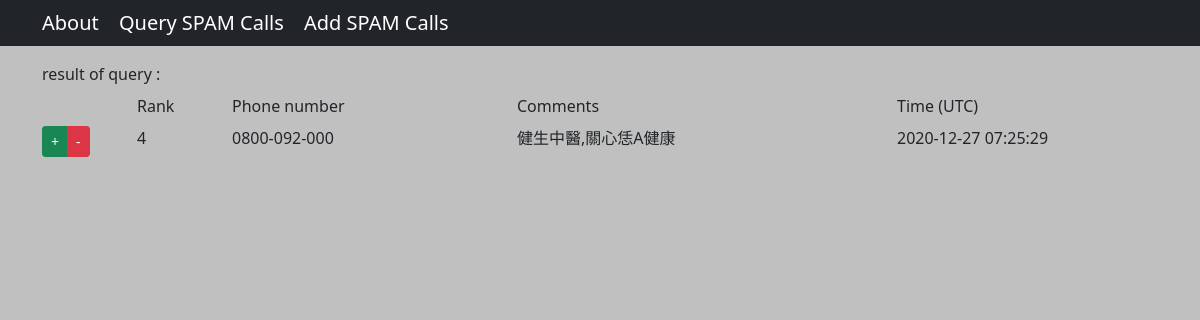
/rank_up/2, run on an earlier commit of the app's database.
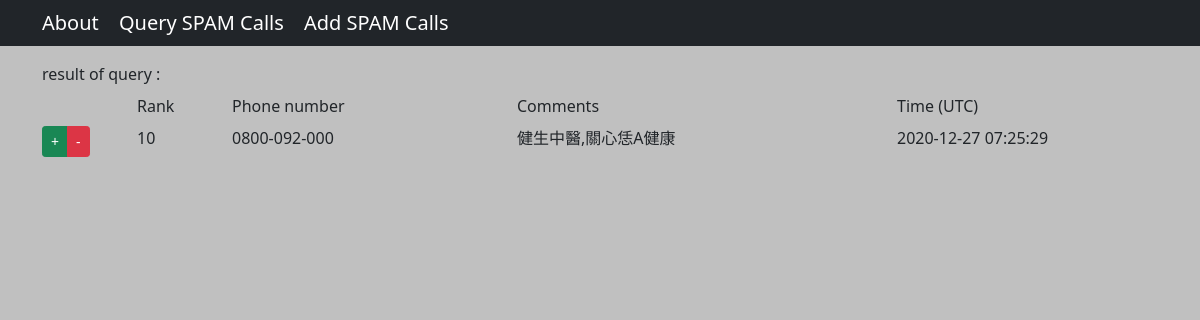
And on a later commit of the database.
### tables this page shows
CREATE TABLE calls (
            id INTEGER PRIMARY KEY AUTOINCREMENT,
            phone TEXT NOT NULL,
            comments TEXT NOT NULL,
            time TIMESTAMP DEFAULT CURRENT_TIMESTAMP,
            rank INTEGER DEFAULT 0
        );

### routes.py (the view)
@app.route("/rank_up/<int:id>", methods=["POST", "GET"])
def rank_up(id):
    sql = "update calls set rank = rank + 1 where id = ?"
    con = sqlite3.connect(database)
    con.row_factory = sqlite3.Row
    cur = con.cursor()
    cur.execute(sql, (id,))
    con.commit()
    sql = "select * from calls where id = ?"
    cur.execute(sql, (id,))
    data = cur.fetchall()
    con.close()
    return render_template("result.html", data=data, action='query')

### templates/result.html (shortened to what this page needs)
{% extends "template.html" %}
{% block main %}
<div class="container">
    <label class="form-label">result of {{action}} : {{msg}}</label>
    <div class="row mb-2">
        {% if msg != None%}
        {% if action == 'query'%}
        <div class="col-1"></div>
        <div class="col-1">Rank</div>
        {% endif %}
        <div class="col-3">Phone number</div>
        <div class="col-4">Comments</div>
        {% if action == 'query'%}
        <div class="col-3">Time (UTC)</div>
        {% endif %}
        {% endif %}
    </div>
    {% for rec in data %}
    <div class="row mb-2">
        {% if action == 'query'%}
        <div class="col-1">
            <div class="btn-group" role="group" aria-label="...">
                <a href="{{url_for('rank_up', id=rec[0]) }}" name="rank_up" class="btn btn-sm btn-success">+</a>
                <a href="{{url_for('rank_down', id=rec[0]) }}" name="rank_down" class="btn btn-sm btn-danger">-</a>
            </div>
        </div>
        <div class="col-1">{{ rec["rank"] }}</div>
        <div class="col-3">{{ rec["phone"] }}</div>
        <div class="col-4">{{ rec["comments"] }}</div>
        <div class="col-3">{{ rec["time"] }}</div>
        {% endif %}
    </div>
    {% endfor %}
</div>
{% endblock %}

What changed in the data, as far as the page shows it:
changed calls "健生中醫,關心恁A健康": rank "4" → "10"
